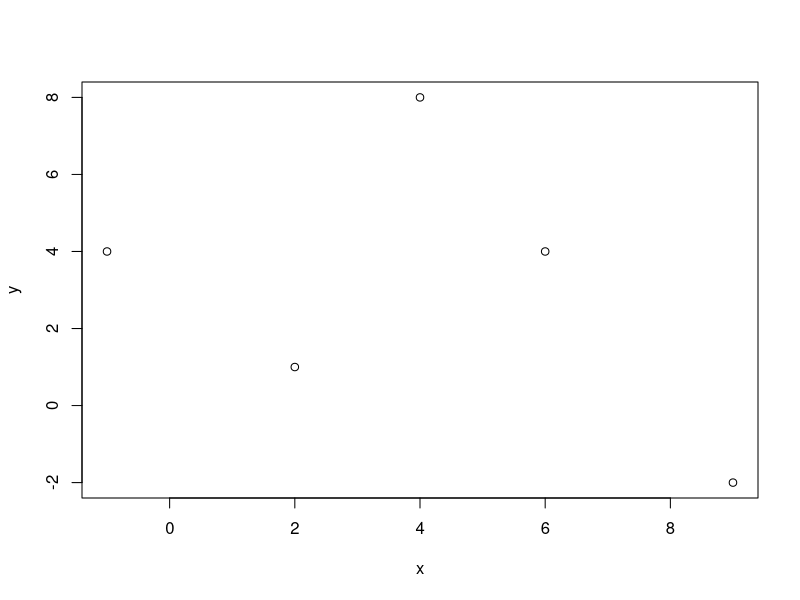
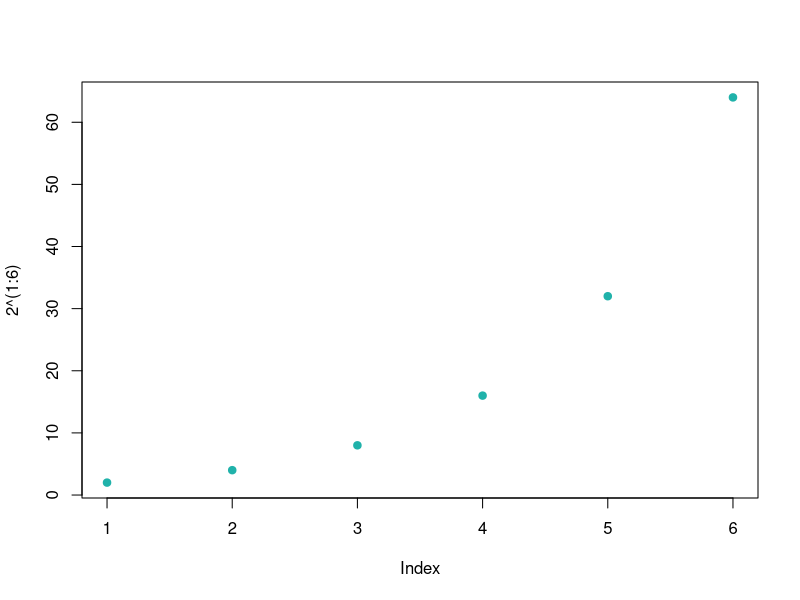
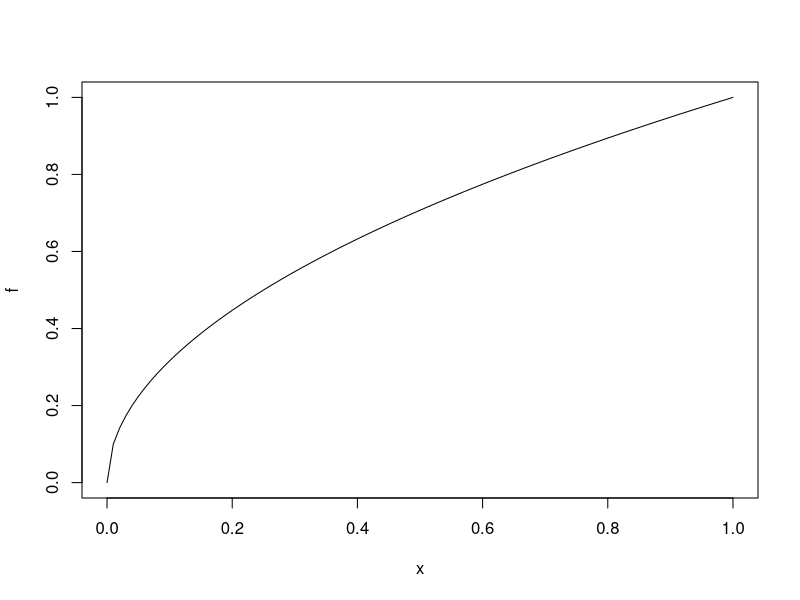
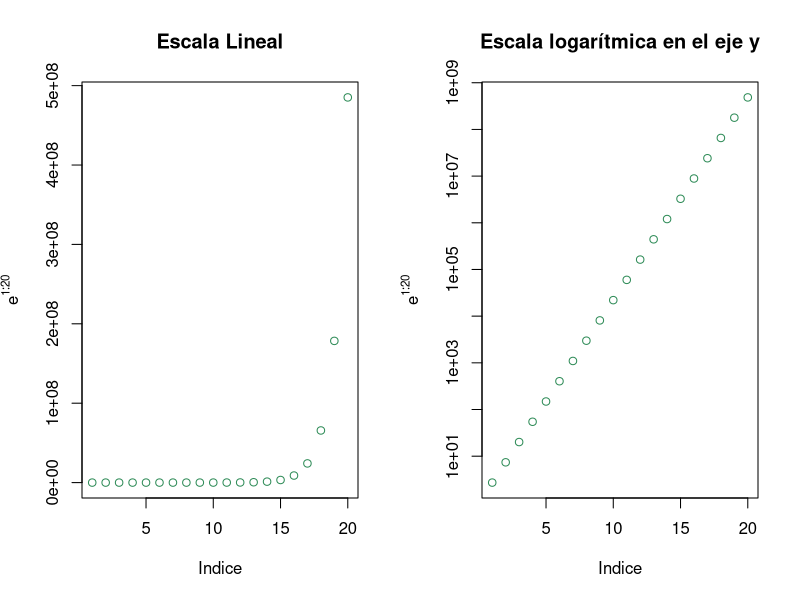
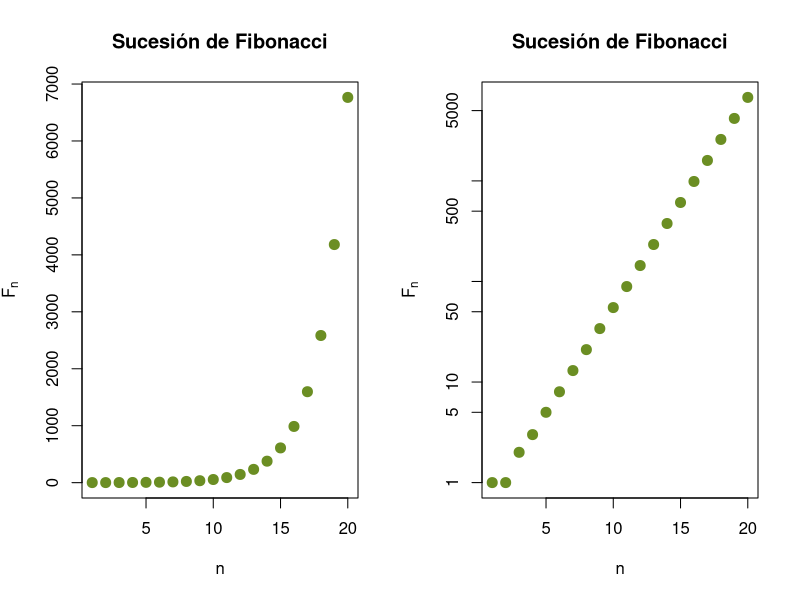
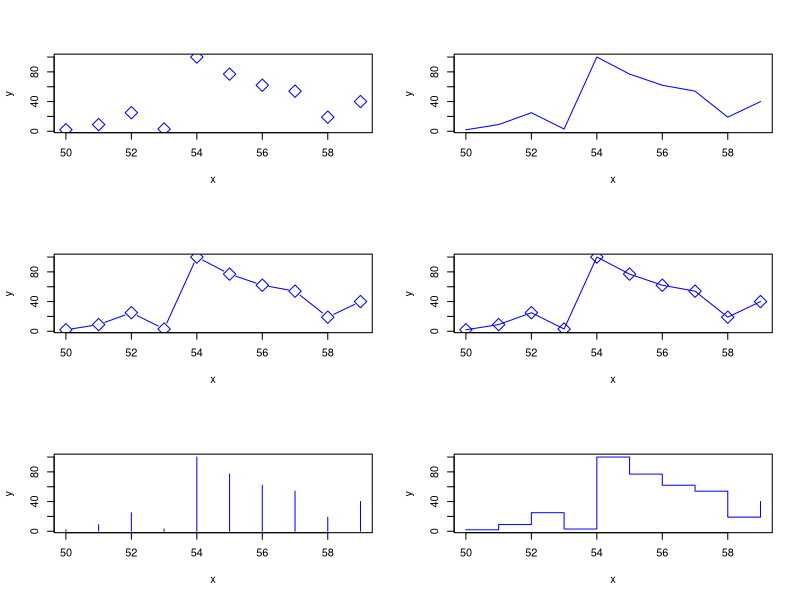
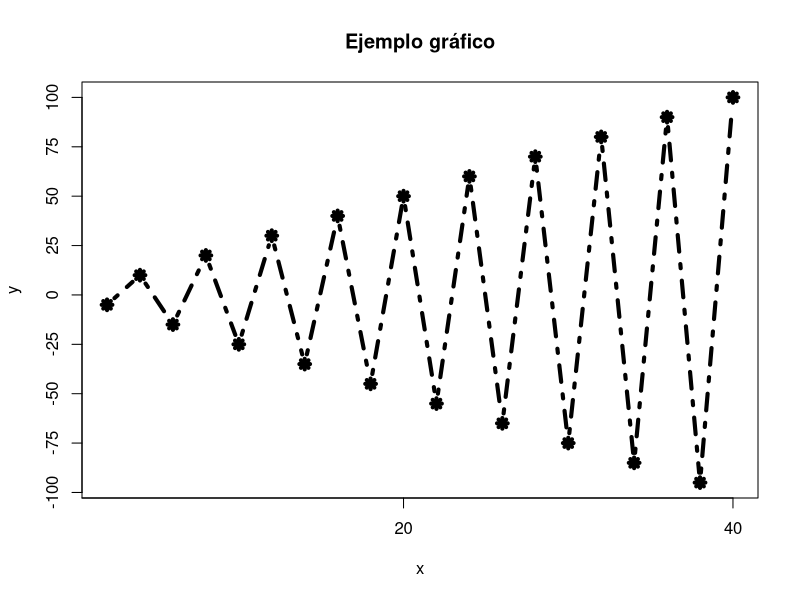
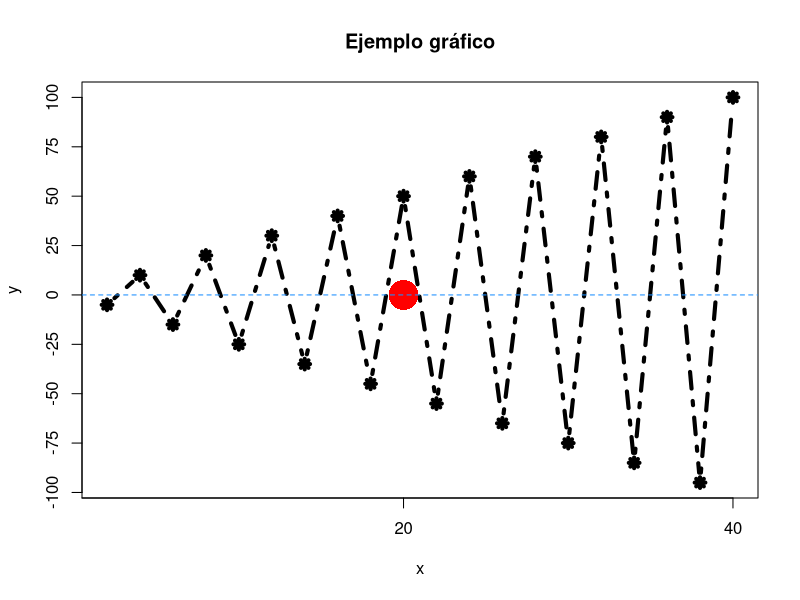

The R source for these figures, in order:
## ---- chunk 1
x = c(2,4,6,9,-1)
y = c(1,8,4,-2,4)

plot(x,y)
## ---- chunk 2
plot(2^(1:6), pch = 19, col = 'lightseagreen')
## ---- chunk 3

f <- function(x){sqrt(x)}
plot(f)

## ---- chunk 4
par(mfrow = c(1,2))
plot = plot(exp(1:20), xlab="Indice", ylab = expression(e^{1:20}),
            main = "Escala Lineal", col = 'seagreen')
plotLog = plot(exp(1:20),log = "y" ,xlab="Indice", ylab = expression(e^{1:20}),
            main = "Escala logarítmica en el eje y", col = 'seagreen')

## ---- chunk 5
par(mfrow = c(1,2))
n = 1:20
fib = (1/sqrt(5))*((1+sqrt(5))/2)^n - (1/sqrt(5))*((1-sqrt(5))/2)^n
fib
plot(fib, xlab = 'n', ylab = expression(F[n]), main = 'Sucesión de Fibonacci', pch = 20, col = "olivedrab",
     cex = 2) # bg = '' es para el relleno
plot(fib, xlab = 'n', ylab = expression(F[n]), main = 'Sucesión de Fibonacci', pch = 20, col = "olivedrab",
     cex = 2, log = "y") # bg = '' es para el relleno
## ---- chunk 6
par(mfrow =c(3,2))
x =c(50:59)
y =c(2,9,25,3,100,77,62,54,19,40)
plot(x,y, pch = 23, cex = 2, col = "blue", type = "p")
plot(x,y, pch = 23, cex = 2, col = "blue", type = "l")
plot(x,y, pch = 23, cex = 2, col = "blue", type = "b")
plot(x,y, pch = 23, cex = 2, col = "blue", type = "o")
plot(x,y, pch = 23, cex = 2, col = "blue", type = "h")
plot(x,y, pch = 23, cex = 2, col = "blue", type = "s")
par(mfrow = c(1,1))
## ---- chunk 7
x = (2*(1:20))
y = (-1)^(1:20)*5*(1:20)
plot(x,y, main = "Ejemplo gráfico", pch = 8, cex = 1, type = "b", lty = 4, lwd = 4, 
     xaxp = c(0,40,2), yaxp = c(-100,100, 8))
# x%yaxp = c(liminferior, limitesup, numeor de divisiones)
## ---- chunk 8
x = (2*(1:20))
y = (-1)^(1:20)*5*(1:20)
plot(x,y, main = "Ejemplo gráfico", pch = 8, cex = 1, type = "b", lty = 4, lwd = 4, 
     xaxp = c(0,40,2), yaxp = c(-100,100, 8))
points(20,0, col = "red", cex = 4, pch = 16)
abline(h = 0, lty = 2, col = "dodgerblue")

## ---- chunk 9
f <- function(x){
  x^2 - 2*x + sqrt(abs(x))
}

plot(f, xlim = c(-3,3))
points(0,0, pch = 19)  # añadimos un punto
points(-3:3, (-3:3)^2, col = "blue") # añadimos varios puntos
abline(2,3, lty = "dashed", col = "red") # añadimos una recta
abline(v = 2, lty = "dotted", col ="green")
abline(h = 5, lty = "dotdash", col = "gray")
## ---- chunk 10

f <- function(x){x^2}

plot(f, xlim = c(-3,3), col = "red", lwd = 2, ylab = expression(y = x^2), xlab = "x")
abline(h = 0:9, v = -3:3, lty = "dotted", col = "gray")
## ---- chunk 11
alumnos = c(1:10)
notas = c(2,5,7,9,8,3,5,6,10,7)
plot(alumnos, notas, main = "Gráfico con texto")
text(alumnos, notas, labels = c("S","A", "N", "E", "N", "S", "A", "A", "E", "N"),
     pos = c(rep(3, times = 8),1,3))

## ---- chunk 12
plot(0,0)
text(0, 0, labels = "debajo", pos = 1)
text(0, 0, labels = "izquierda", pos = 2)
text(0, 0, labels = "arriba", pos = 3)
text(0, 0, labels = "derecha", pos = 4)
points(0,1)
text(0,1, labels = "centro")
## ---- chunk 13

f <- function(x){x^2}
plot(f, xlim = c(-3,3), ylim = c(-10,10))
points(-3:3, f(-3:3), pch = 19)
lines(-3:3, f(-3:3), lwd = 2, lty = "dotted", col = "red") # añade lineas poligonales a los puntos existentes
curve(x^3, lty="dashed", col = "blue", add = TRUE) # añadimos una curva
curve(x^4, lty = "dashed", col = "orangered", add = TRUE, lwd = 3)
legend("bottomright", legend = c(expression(x^2), expression(x^3), expression(x^4)), lwd = 2,
       col = c("red", "blue", "orangered"), lty = c("dotted", "dotted", "dashed"))

## ---- chunk 14
x = seq(0,2*pi, 0.1)

plot(x, sin(x),  type = "l", col = "blue", lwd = 3, xlab = "", ylab = "")
lines(x, cos(x), col = "green", lwd = 3)
lines(x, tan(x), col = "purple", lwd = 3)
legend("bottomleft", col = c("blue", "green", "purple"), legend = c("Seno", "Coseno", "Tangente"),
       lwd = 3, bty = "l")
## ---- chunk 15

x = c(5*(1:10))
plot(x, c(exp(-x)+(-1)^x*x/2*sin(x)^2), xlab = "", ylab = "",
     main = "Gráfico con varios elementos")
segments(10,0,40,0, col = "red", lwd = 4)
arrows(10,0,40,-10, col = "blue", length= 0.3, angle = 15, code = 3)
symbols(40,0, stars = cbind(1,.5,1,.5,1,.5,1,.5,1,.5), add = TRUE, lwd = 3, inches =0.2)
symbols(40,0, stars = cbind(1,.5,1,.5,1,.5,1,.5,1,.5), add = TRUE, lwd = 3)
polygon(c(20,30,40), c(10,-10,10), col = "gold", density = 3, angle =90, lty = 4, lwd = 5)

